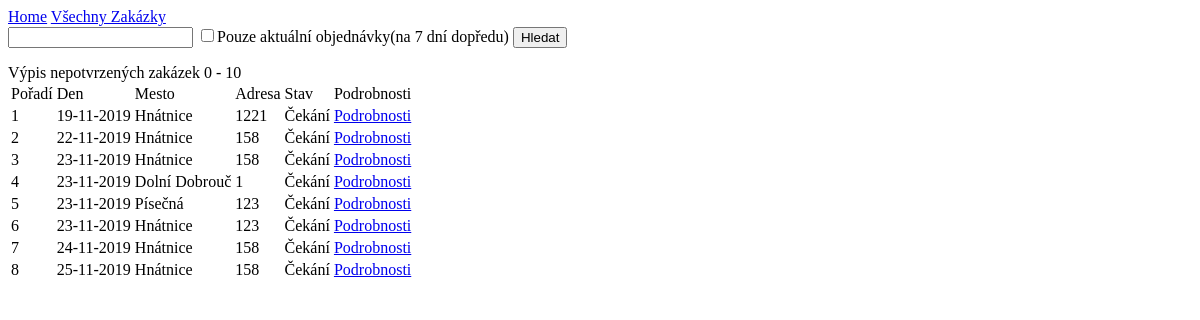
/op/dat_zakazky.php (signed in), run on an earlier commit of the app's database.
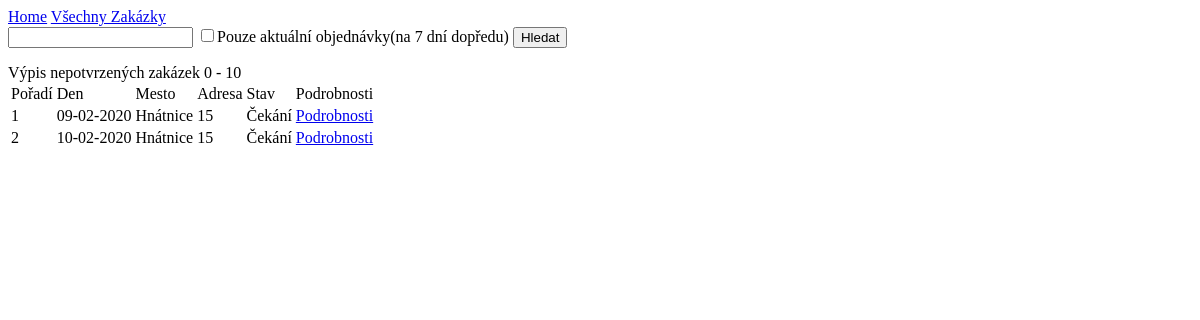
And on a later commit of the database.
### tables this page shows
CREATE TABLE `objednavka` (
  `id` int(11) NOT NULL AUTO_INCREMENT,
  `user` int(11) NOT NULL,
  `stav` varchar(150) NOT NULL DEFAULT 'Čekání',
  `ridic` int(11) DEFAULT NULL,
  `cena` int(11) NOT NULL,
  `cas_objednani` timestamp NOT NULL ON UPDATE CURRENT_TIMESTAMP,
  `den_dodani` date NOT NULL,
  `mesto` varchar(100) NOT NULL,
  `adresa` varchar(200) NOT NULL,
  `jidelna` int(11) NOT NULL,
  `kod` int(11) DEFAULT NULL,
  PRIMARY KEY (`id`),
  KEY `user` (`user`),
  KEY `ridic` (`ridic`),
  KEY `mesto` (`mesto`),
  KEY `jidelna` (`jidelna`),
  CONSTRAINT `objednavka_ibfk_1` FOREIGN KEY (`user`) REFERENCES `user` (`id`),
  CONSTRAINT `objednavka_ibfk_2` FOREIGN KEY (`ridic`) REFERENCES `user` (`id`),
  CONSTRAINT `objednavka_ibfk_3` FOREIGN KEY (`mesto`) REFERENCES `mesta` (`Nazev`),
  CONSTRAINT `objednavka_ibfk_4` FOREIGN KEY (`jidelna`) REFERENCES `jidelna` (`id`)
);

### functions.php (called while the page is built, shortened)
<?php
function dateDTH(string $a){
    $rok = substr($a, 0, 4);
    $mes = substr($a, 5, 2);
    $den = substr($a, 8, 2);
    return "$den-$mes-$rok";
}
?>

### op/dat_zakazky.php (the view, shortened to what this page needs)
<?php
include '../functions.php';
$db = dbconnect();
?>
<!DOCTYPE html>
<html>
	<head>
		<link rel="stylesheet" href="../styles/styles.css">
	</head>
	<body>
    <main>
        <a href="../index.php">Home</a>
        <a href="./dat_zakazky.php">Všechny Zakázky</a>
        <form method="get" action="./dat_zakazky.php" enctype="multipart/form-data">
                <input type="text" name="search">
                <input type="checkbox" name="f_akt" value="akt">Pouze aktuální objednávky(na 7 dní dopředu)
                <input type="submit" value="Hledat">
        </form>
        <?php
            $offset = 0;
            echo "Výpis nepotvrzených zakázek $offset - ".($offset+10);
            if(isset($_GET['search'])){
                $search = filter_input(INPUT_GET, "search", FILTER_SANITIZE_STRING);
                $stranka = "./dat_zakazky.php?search=$search&";
                if(isset($_GET['f_akt'])){
                    $den = date('Y-m-d', strtotime("+1 week"));
                    if($search == ""){
                        $sql = "SELECT id, stav, den_dodani, mesto, adresa FROM objednavka WHERE stav = 'Čekání' AND den_dodani >= '$den' ORDER BY den_dodani LIMIT 10 OFFSET $offset";
                        $sql2 = "SELECT COUNT(*) FROM objednavka WHERE stav = 'Čekání' AND den_dodani >= '$den' ";
                    }else{
                        $sql = "SELECT id, stav, den_dodani, mesto, adresa FROM objednavka WHERE stav = 'Čekání' AND (den_dodani = '$search' OR adresa LIKE '%$search%' OR mesto LIKE '%$search%') AND den_dodani > '$den' ORDER BY den_dodani LIMIT 10 OFFSET $offset";
                        $sql2 = "SELECT COUNT(*) FROM objednavka WHERE stav = 'Čekání' AND (den_dodani = '$search' OR adresa LIKE '%$search%' OR mesto LIKE '%$search%') AND  den_dodani > '$den' ";
                    }
                }else{
                    $sql = "SELECT id, stav, den_dodani, mesto, adresa FROM objednavka WHERE (den_dodani = '$search' OR adresa LIKE '%$search%' OR mesto LIKE '%$search%') AND stav = 'Čekání' ORDER BY den_dodani LIMIT 10 OFFSET $offset";
                    $sql2 = "SELECT COUNT(*) FROM objednavka WHERE (den_dodani = '$search' OR adresa LIKE '%$search%' OR mesto LIKE '%$search%') AND stav = 'Čekání'";
                }
            }else{
                $sql = "SELECT id, stav, den_dodani, mesto, adresa  FROM objednavka WHERE stav = 'Čekání' ORDER BY den_dodani LIMIT 10 OFFSET $offset";
            }
            if($load_my_objednavka = $db->query($sql)){
                if($load_my_objednavka->num_rows>0){
                    $porad = $offset+1;
                    echo "<table>";
                    echo "<tr><td>Pořadí</td><td>Den</td><td>Mesto</td><td>Adresa</td><td>Stav</td><td>Podrobnosti</td></tr>";
                    while($row = $load_my_objednavka->fetch_assoc()){
                        echo "<tr>";
                        echo "<td>".$porad++."</td>";
                        echo "<td>".dateDTH($row['den_dodani'])."</td>";
                        echo "<td>".$row['mesto']."</td>";
                        echo "<td>".$row['adresa']."</td>";
                        echo "<td>".$row['stav']."</td>";
                        echo "<td><a href='../jidlo/objednavka?obj=".$row['id']."'>Podrobnosti</a></td>";
                        echo "</tr>";
                    }
                    echo "</table>";
                }else{
                    echo "Nejsou žádné nové zakázky";
                }
            }
        ?>
    </main>
	</body>
</html>

What changed in the data, as far as the page shows it:
no longer on this page (row edited): objednavka: den_dodani "19-11-2019", mesto "Hnátnice", adresa "1221", stav "Čekání"
no longer on this page (row edited): objednavka: den_dodani "22-11-2019", mesto "Hnátnice", adresa "158", stav "Čekání"
no longer on this page (row edited): objednavka: den_dodani "23-11-2019", mesto "Hnátnice", adresa "158", stav "Čekání"
no longer on this page (row edited): objednavka: den_dodani "23-11-2019", mesto "Dolní Dobrouč", adresa "1", stav "Čekání"
no longer on this page (row edited): objednavka: den_dodani "23-11-2019", mesto "Písečná", adresa "123", stav "Čekání"
no longer on this page (row edited): objednavka: den_dodani "23-11-2019", mesto "Hnátnice", adresa "123", stav "Čekání"
no longer on this page (row edited): objednavka: den_dodani "24-11-2019", mesto "Hnátnice", adresa "158", stav "Čekání"
no longer on this page (row edited): objednavka: den_dodani "25-11-2019", mesto "Hnátnice", adresa "158", stav "Čekání"
added objednavka: den_dodani "09-02-2020", mesto "Hnátnice", adresa "15", stav "Čekání"
added objednavka: den_dodani "10-02-2020", mesto "Hnátnice", adresa "15", stav "Čekání"
